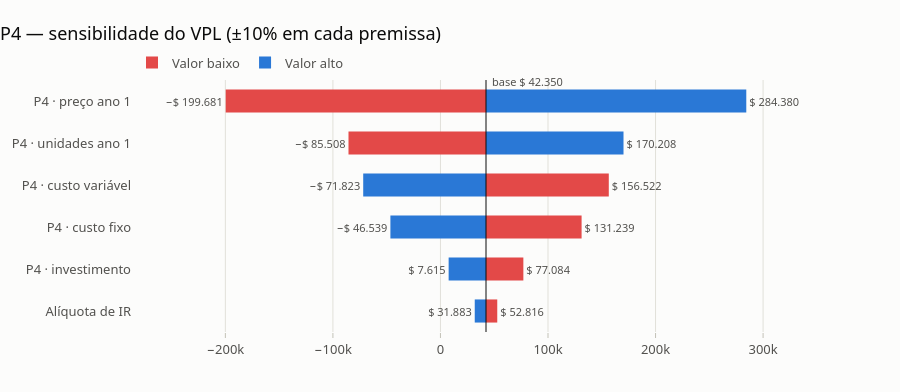

The code cell stored with this chart in its notebook:
### Markdown cell above
Descontados ao risco, **só P2 continua a criar valor** (por pouco); P4 é o mais penalizado, com VPL de
−$36.000. A curva escolhida é severa — o ponto é que o ranking muda completamente quando o risco entra na taxa.

## 4. Sensibilidade (tornado) e ponto de equilíbrio

Qual premissa mais move o VPL de cada projeto? Variamos cada parâmetro ±10% (ou entre limites dados),
mantendo os demais no caso-base.

### Code cell
var_p4 = {"p4_preco": 0.10, "p4_unidades": 0.10, "p4_custo_var": 0.10, "p4_custo_fixo": 0.10, "p4_investimento": 0.10, "ir": (0.15, 0.25)}
sens_p4 = sensibilidade(modelo_p4, base, var_p4, taxa=K, rotulos=rotulos)
fig = viz.grafico_tornado(sens_p4, titulo="P4 — sensibilidade do VPL (±10% em cada premissa)")
viz.exportar(fig, f"{SAIDA}/tornado_p4")
fig

### Figure 1 — Plotly figure (JSON) as saved in the notebook; plotly's stock layout.template omitted (floating-point values rounded to 4 significant figures)
{"data": [{"base": 42350.0, "cliponaxis": false, "hovertemplate": "%{y}<br>valor baixo → %{text}<extra></extra>", "marker": {"color": "#e34948", "line": {"width": 0}}, "name": "Valor baixo", "orientation": "h", "text": ["$ 52.816", "$ 77.084", "$ 131.239", "$ 156.522", "−$ 85.508", "−$ 199.681"], "textfont": {"color": "#52514e", "size": 11}, "textposition": "outside", "type": "bar", "width": 0.55, "x": [10470.0, 34730.0, 88890.0, 114200.0, -127900.0, -242000.0], "y": ["Alíquota de IR", "P4 · investimento", "P4 · custo fixo", "P4 · custo variável", "P4 · unidades ano 1", "P4 · preço ano 1"]}, {"base": 42350.0, "cliponaxis": false, "hovertemplate": "%{y}<br>valor alto → %{text}<extra></extra>", "marker": {"color": "#2a78d6", "line": {"width": 0}}, "name": "Valor alto", "orientation": "h", "text": ["$ 31.883", "$ 7.615", "−$ 46.539", "−$ 71.823", "$ 170.208", "$ 284.380"], "textfont": {"color": "#52514e", "size": 11}, "textposition": "outside", "type": "bar", "width": 0.55, "x": [-10470.0, -34730.0, -88890.0, -114200.0, 127900.0, 242000.0], "y": ["Alíquota de IR", "P4 · investimento", "P4 · custo fixo", "P4 · custo variável", "P4 · unidades ano 1", "P4 · preço ano 1"]}], "layout": {"annotations": [{"font": {"color": "#52514e", "size": 11}, "showarrow": false, "text": "base $ 42.350", "x": 42350.0, "xanchor": "left", "xshift": 4, "y": 1, "yref": "paper", "yshift": 8}], "barmode": "overlay", "height": 392, "margin": {"l": 40, "r": 60}, "shapes": [{"line": {"color": "#0b0b0b", "width": 1}, "type": "line", "x0": 42350.0, "x1": 42350.0, "xref": "x", "y0": 0, "y1": 1, "yref": "y domain"}], "title": {"text": "P4 — sensibilidade do VPL (±10% em cada premissa)"}, "xaxis": {"gridcolor": "#e1e0d9", "range": [-286800.0, 371500.0], "showgrid": true}, "yaxis": {"automargin": true, "showgrid": false, "zeroline": false}}}
